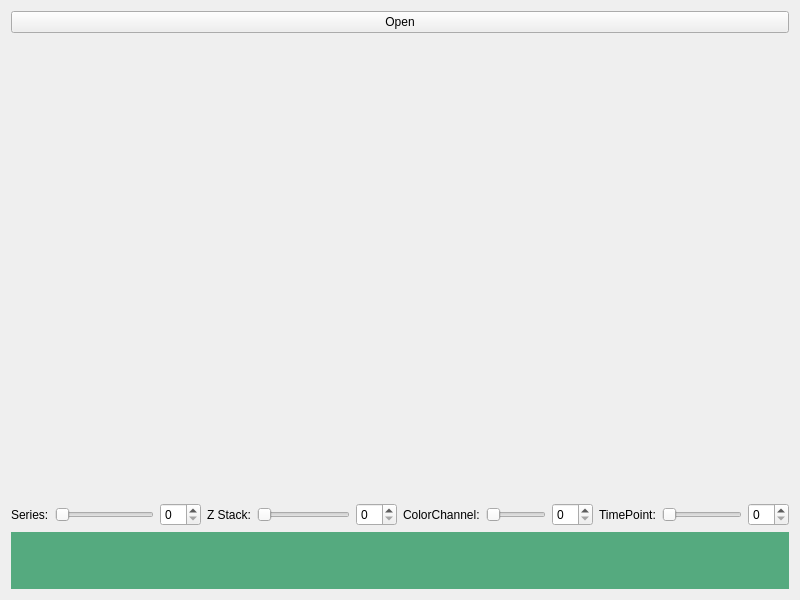
<?xml version="1.0" encoding="UTF-8"?>
<ui version="4.0">
 <class>Image5DViewer</class>
 <widget class="QWidget" name="Image5DViewer">
  <property name="geometry">
   <rect>
    <x>0</x>
    <y>0</y>
    <width>800</width>
    <height>600</height>
   </rect>
  </property>
  <property name="windowTitle">
   <string>Image5DViewer</string>
  </property>
  <layout class="QVBoxLayout" name="verticalLayout" stretch="0,8,1,1">
   <item>
    <widget class="QPushButton" name="btn">
     <property name="text">
      <string>Open</string>
     </property>
    </widget>
   </item>
   <item>
    <widget class="Image2DViewer" name="viewer" native="true"/>
   </item>
   <item>
    <layout class="QHBoxLayout" name="horizontalLayout_6" stretch="1,1,1,1">
     <item>
      <layout class="QHBoxLayout" name="horizontalLayout" stretch="0,1,0">
       <item>
        <widget class="QLabel" name="label_2">
         <property name="text">
          <string>Series:</string>
         </property>
        </widget>
       </item>
       <item>
        <widget class="QSlider" name="slider_s">
         <property name="orientation">
          <enum>Qt::Horizontal</enum>
         </property>
        </widget>
       </item>
       <item>
        <widget class="QSpinBox" name="s_sbox"/>
       </item>
      </layout>
     </item>
     <item>
      <layout class="QHBoxLayout" name="horizontalLayout_3" stretch="0,1,0">
       <item>
        <widget class="QLabel" name="label_5">
         <property name="text">
          <string>Z Stack:</string>
         </property>
        </widget>
       </item>
       <item>
        <widget class="QSlider" name="slider_z">
         <property name="orientation">
          <enum>Qt::Horizontal</enum>
         </property>
        </widget>
       </item>
       <item>
        <widget class="QSpinBox" name="z_sbox"/>
       </item>
      </layout>
     </item>
     <item>
      <layout class="QHBoxLayout" name="horizontalLayout_4" stretch="0,1,0">
       <item>
        <widget class="QLabel" name="label_6">
         <property name="text">
          <string>ColorChannel:</string>
         </property>
        </widget>
       </item>
       <item>
        <widget class="QSlider" name="slider_c">
         <property name="orientation">
          <enum>Qt::Horizontal</enum>
         </property>
        </widget>
       </item>
       <item>
        <widget class="QSpinBox" name="c_sbox"/>
       </item>
      </layout>
     </item>
     <item>
      <layout class="QHBoxLayout" name="horizontalLayout_5" stretch="0,1,0">
       <item>
        <widget class="QLabel" name="label_7">
         <property name="text">
          <string>TimePoint:</string>
         </property>
        </widget>
       </item>
       <item>
        <widget class="QSlider" name="slider_t">
         <property name="orientation">
          <enum>Qt::Horizontal</enum>
         </property>
        </widget>
       </item>
       <item>
        <widget class="QSpinBox" name="t_sbox"/>
       </item>
      </layout>
     </item>
    </layout>
   </item>
   <item>
    <widget class="QLabel" name="status">
     <property name="styleSheet">
      <string notr="true">background-color: rgb(85, 170, 127);</string>
     </property>
     <property name="text">
      <string/>
     </property>
    </widget>
   </item>
  </layout>
 </widget>
 <customwidgets>
  <customwidget>
   <class>Image2DViewer</class>
   <extends>QWidget</extends>
   <header location="global">image2dviewer.hpp</header>
   <container>1</container>
  </customwidget>
 </customwidgets>
 <resources/>
 <connections/>
</ui>
